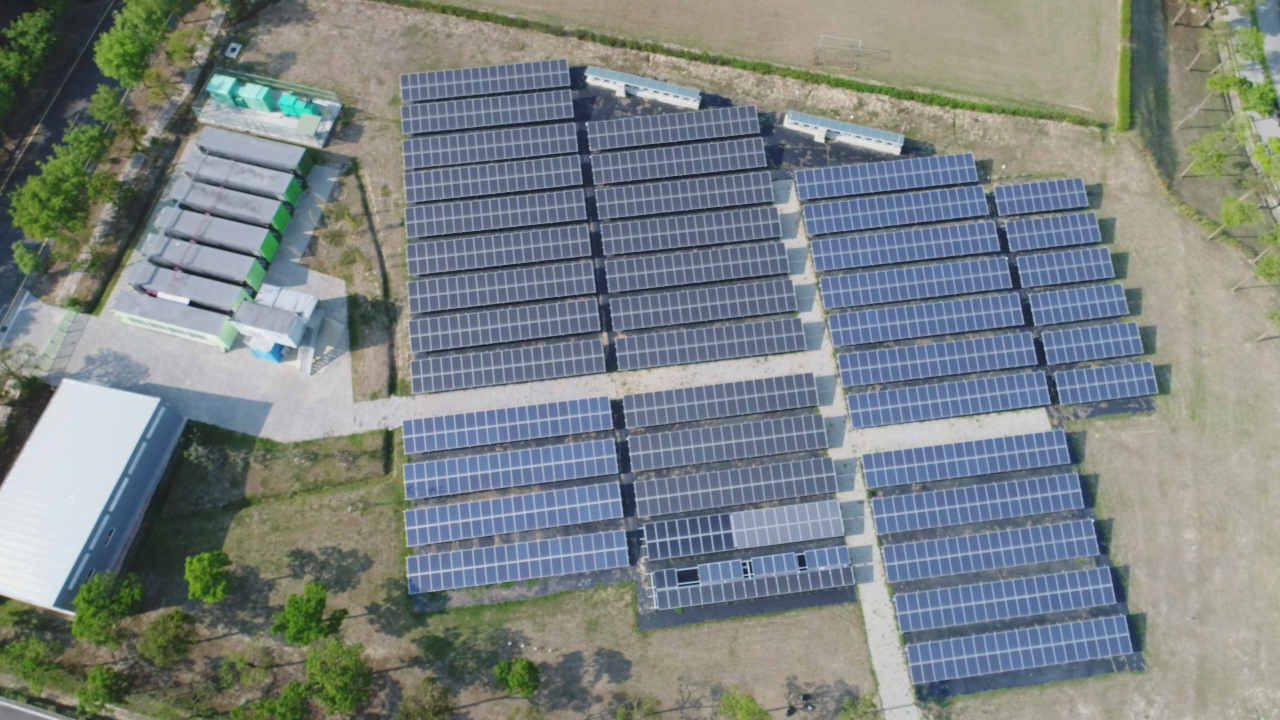
#> input picture HW Med/影像辨識image/太陽模組計數/DJI_0002.JPG, 3840 x 2160 px, given in place of road_back3.avi, which was not available (shown at 1/3 size)
$ python OpticalFlow_test9.py   (older library calls are emulated)
#> lines starting #> are read from the running program, lines starting #| are printed output that depends on the picture; pictures that were not available may be replaced by others from this repository, and a replacement may not be noted
# OpenCV中的稠密光流 Farneback(動態)
# 利用每行角度平均來判斷
import cv2
import numpy as np

ang_grade = 5
mag_grade_min = 40
mag_grade_max = 60

data_buf1=list();data_buf2=list();data_buf3=list();data_buf4=list()
data_buf5=list();data_buf6=list();data_buf7=list();data_buf8=list()

def draw_flow(im,flow,step=8):
    h,w = im.shape[:2] #切片長寬
    y,x = np.mgrid[step/2:h:step,step/2:w:step].reshape(2,-1).astype(int)
    fx,fy = flow[y,x].T

    # create line endpoints
    lines = np.vstack([x,y,x+fx,y+fy]).T.reshape(-1,2,2)
    lines = np.int32(lines)

    # create image and draw
    vis = cv2.cvtColor(im,cv2.COLOR_GRAY2BGR)
    for (x1,y1),(x2,y2) in lines:
        cv2.line(vis,(x1,y1),(x2,y2),(255,0,0),1)
        cv2.circle(vis,(x1,y1),1,(0,255,0),-1)
    return vis

cap = cv2.VideoCapture('road_back3.avi')
width = int(cap.get(cv2.CAP_PROP_FRAME_WIDTH)) #影片(寬)
height = int(cap.get(cv2.CAP_PROP_FRAME_HEIGHT)) #影片(高)
FPS = int(cap.get(cv2.CAP_PROP_FPS)) #影片(品質)
print("Image Size: %d x %d , %d" % (width, height, FPS))
ret,im = cap.read() #第一幀
#> im is the input picture: shape (2160, 3840, 3); mean B, G, R 131.1, 131.6, 123.4
old_gray = cv2.cvtColor(im,cv2.COLOR_BGR2GRAY) #灰階化
hsv = np.zeros_like(im) #掩蓋
hsv[..., 1] = 255 #每一行第一列為255 (飽和度)
#fourcc = 0x00000021 #存取影片
#cv2.VideoWriter_fourcc('H', '2', '6', '4')
#videoWriter = cv2.VideoWriter('./FindPothole_angle.mp4', fourcc , 30, (width, height)) # 建立 VideoWriter 物件，輸出影片至 output.avi

while (cap.isOpened()):
    ret,im = cap.read() #第二幀
    if ret==True :
        new_gray = cv2.cvtColor(im,cv2.COLOR_BGR2GRAY) #灰階化
        Crop_Image = new_gray[200:480,0:719] #擷取視窗[y,x]
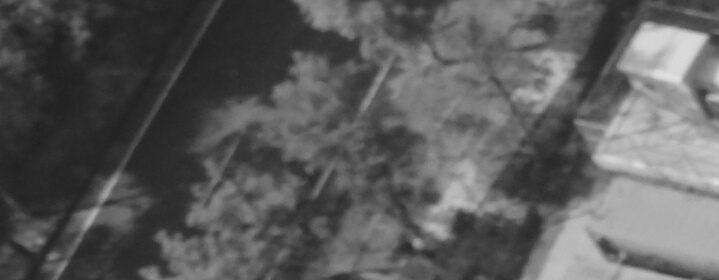
#> Crop_Image: shape (280, 719); min 31, max 225, mean 91.4
        TD_Image = np.zeros_like(Crop_Image) #用來做二質化圖片

        flow = cv2.calcOpticalFlowFarneback(old_gray, new_gray, None, 0.5, 3, 15, 3, 5, 1.2, 0) #獲得Farneback
        OpticalFlow_image = draw_flow(new_gray,flow) #繪畫出光流
#> the loop in draw_flow, `for (x1,y1),(x2,y2) in lines:` made 129600 passes
#> (x1, x2) on passes 1 to 3: (4, 4), (12, 12), (20, 20)
#> after the loop in draw_flow, `for (x1,y1),(x2,y2) in lines:`:
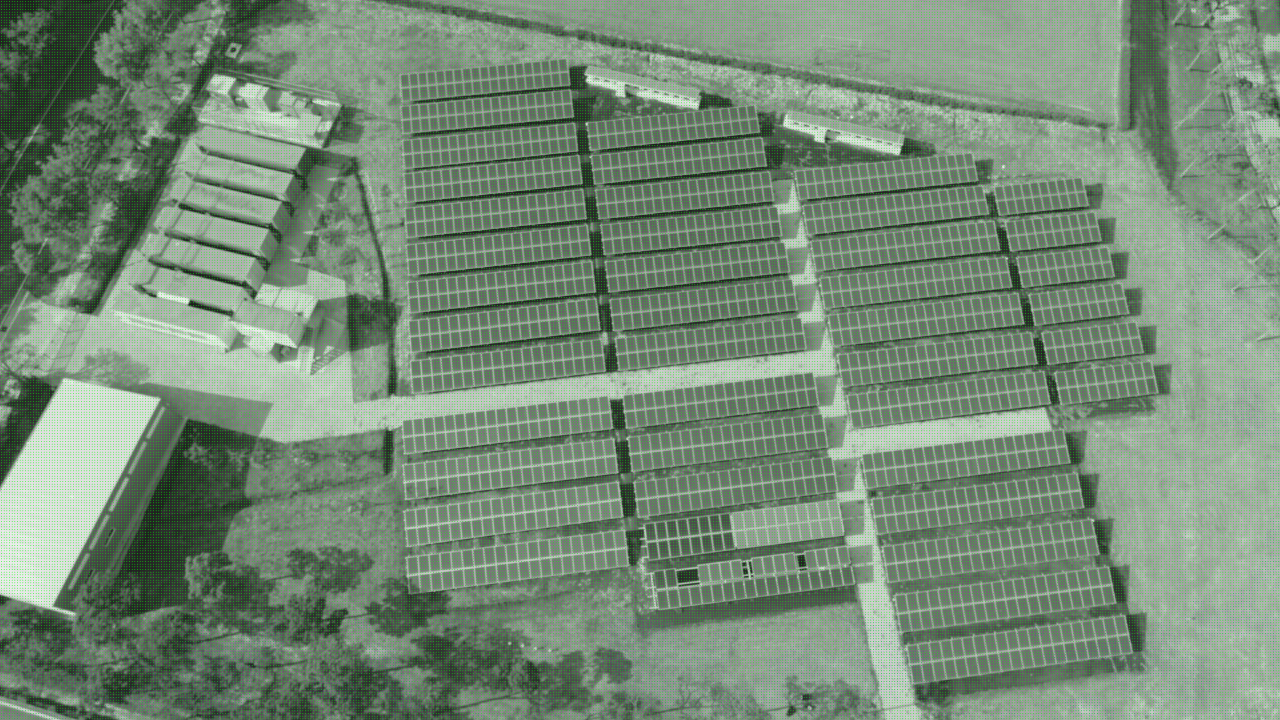
#> vis: shape (2160, 3840, 3) (shown at 1/3 size); mean B, G, R 119.1, 138.7, 118.8

        mag, angle  = cv2.cartToPolar(flow[..., 0], flow[..., 1]) #笛卡爾坐標轉換為極坐標，獲得(強度)(方向)
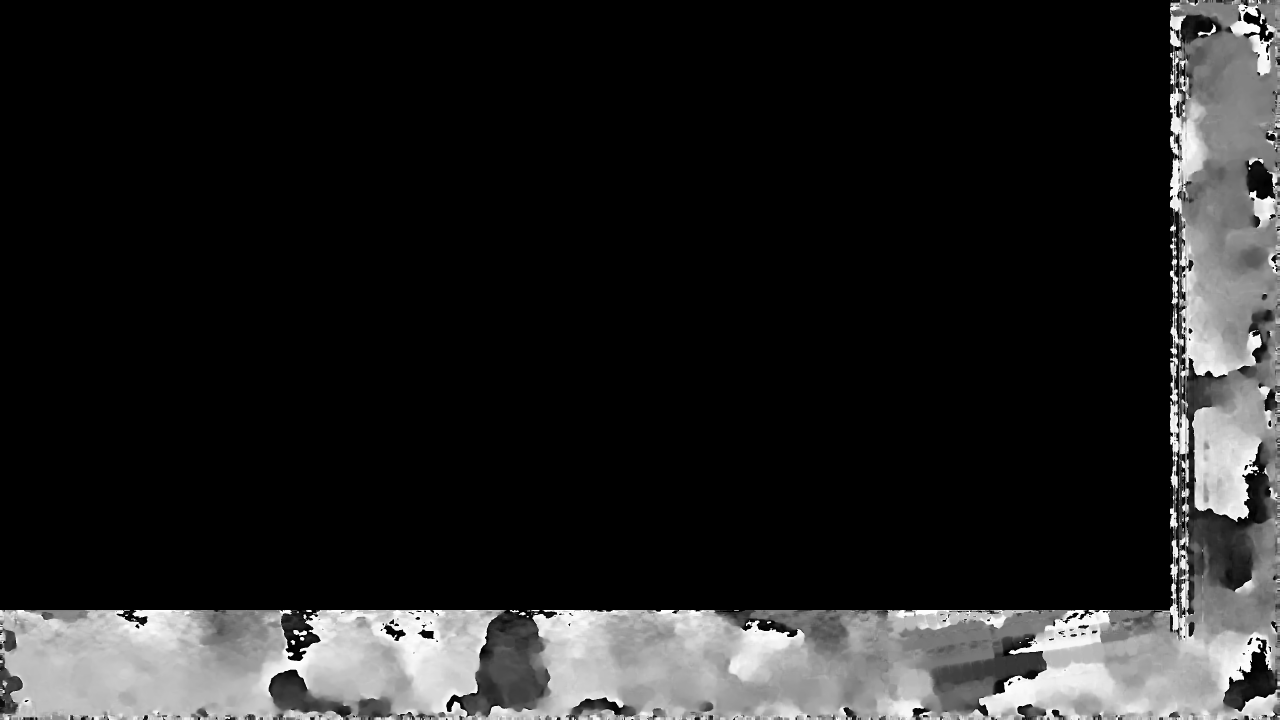
#> angle: shape (2160, 3840) float32 (shown at 1/3 size); min 0, max 6.28, mean 0.851; drawn with min black and max white
        hsv[..., 0] = angle * 180 / np.pi / 2 #(色調) (pi=3.141592)
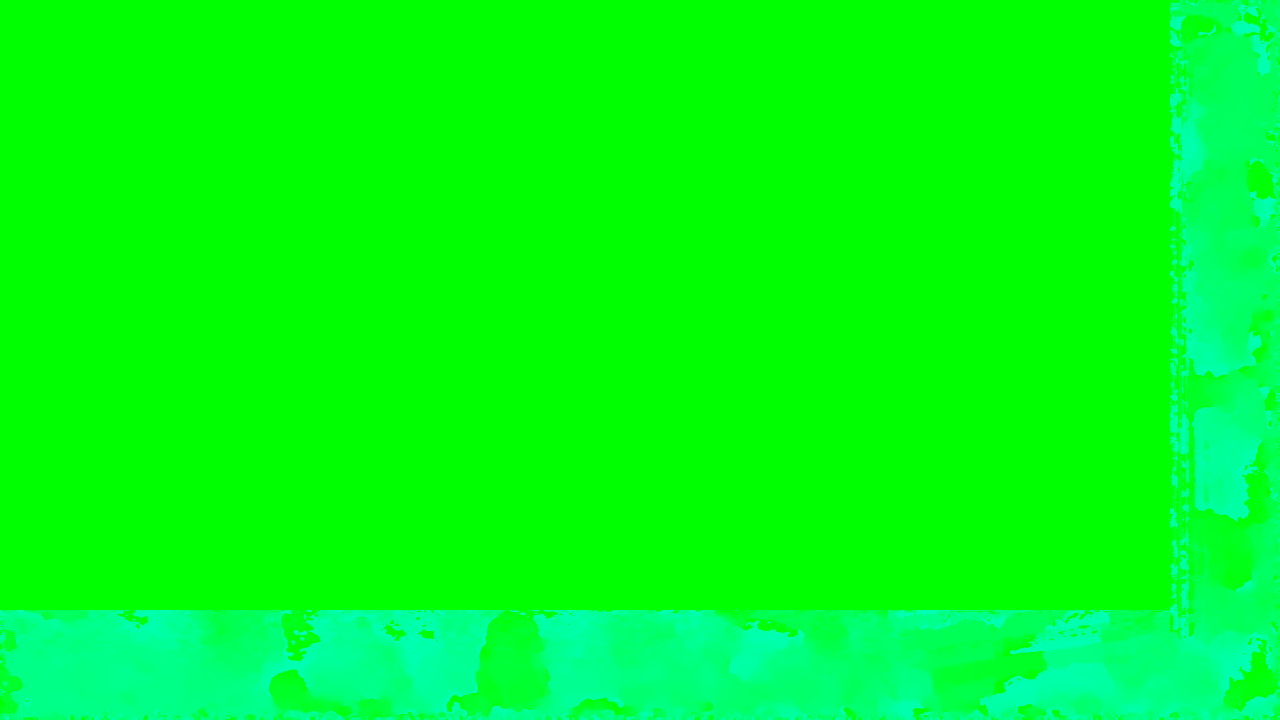
#> hsv: shape (2160, 3840, 3) (shown at 1/3 size); mean of channels 0, 1, 2 24.3, 255, 0; drawn as B, G, R
        hsv[..., 2] = cv2.normalize(mag, None, 0, 255, cv2.NORM_MINMAX) #(明度)
        rgb = cv2.cvtColor(hsv, cv2.COLOR_HSV2BGR) #計算用

        angle_buf = angle * 180 / np.pi / 2
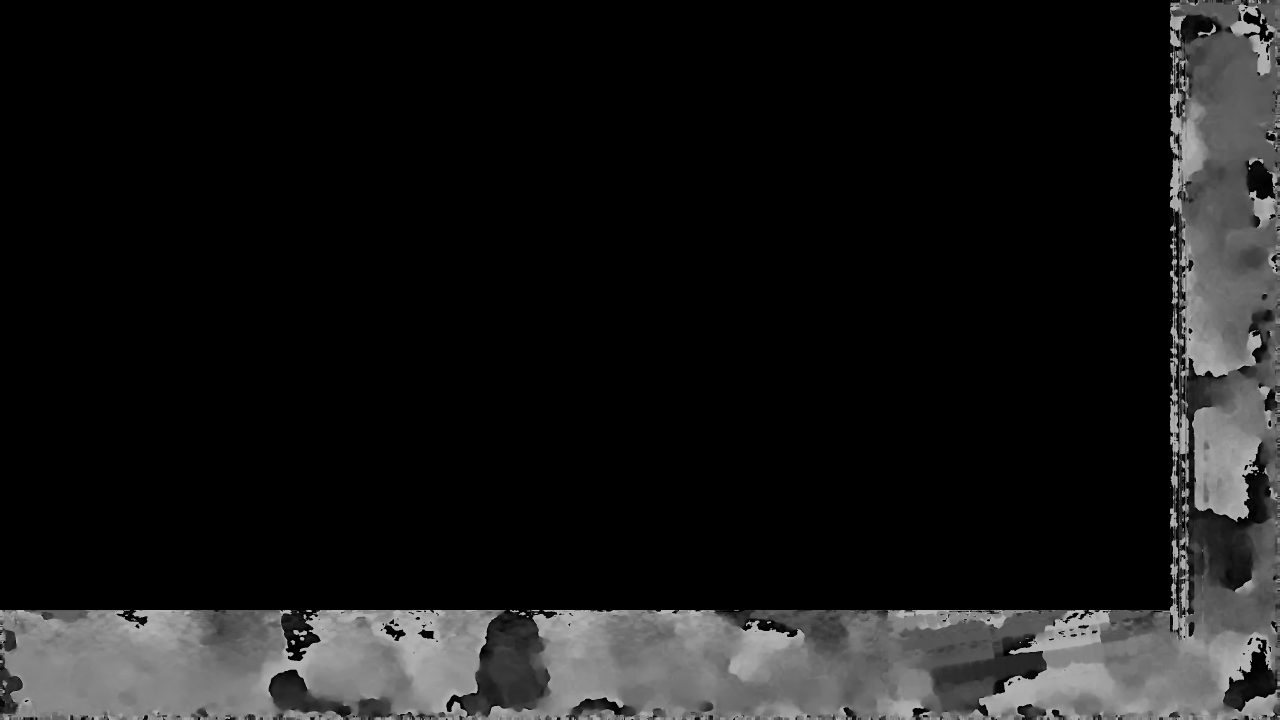
#> angle_buf: shape (2160, 3840) float32 (shown at 1/3 size); min 0, max 180, mean 24.4
        Crop_angle = angle_buf[200:480,0:719] #擷取視窗[y,x]
#> Crop_angle: shape (280, 719) float32; every value is 0
        mag_buf = cv2.normalize(mag, None, 0, 255, cv2.NORM_MINMAX)
        Crop_mag = mag_buf[200:480,0:719] #擷取視窗[y,x]
        ######################################## 算8個空間角度平均
        for y in range(279) :
            for x in range(89) :
                data_buf1.append(angle_buf[y+200][x])
                data_buf2.append(angle_buf[y+200][x+90])
                data_buf3.append(angle_buf[y+200][x+180])
                data_buf4.append(angle_buf[y+200][x+270])
                data_buf5.append(angle_buf[y+200][x+360])
                data_buf6.append(angle_buf[y+200][x+450])
                data_buf7.append(angle_buf[y+200][x+540])
                data_buf8.append(angle_buf[y+200][x+630])
#> after the loop, data_buf1 = 24831 items; data_buf2 = 24831 items; data_buf3 = 24831 items; data_buf4 = 24831 items; data_buf5 = 24831 items; data_buf6 = 24831 items; data_buf7 = 24831 items; data_buf8 = 24831 items
        angle_out1 = sum(data_buf1)/24831;data_buf1.clear()
#> after `angle_out1 = sum(data_buf1) / 24831`: angle_out1 = 0
        angle_out2 = sum(data_buf2)/24831;data_buf2.clear()
#> after `angle_out2 = sum(data_buf2) / 24831`: angle_out2 = 0
        angle_out3 = sum(data_buf3)/24831;data_buf3.clear()
#> after `angle_out3 = sum(data_buf3) / 24831`: angle_out3 = 0
        angle_out4 = sum(data_buf4)/24831;data_buf4.clear()
#> after `angle_out4 = sum(data_buf4) / 24831`: angle_out4 = 0
        angle_out5 = sum(data_buf5)/24831;data_buf5.clear()
#> after `angle_out5 = sum(data_buf5) / 24831`: angle_out5 = 0
        angle_out6 = sum(data_buf6)/24831;data_buf6.clear()
#> after `angle_out6 = sum(data_buf6) / 24831`: angle_out6 = 0
        angle_out7 = sum(data_buf7)/24831;data_buf7.clear()
#> after `angle_out7 = sum(data_buf7) / 24831`: angle_out7 = 0
        angle_out8 = sum(data_buf8)/24831;data_buf8.clear()
#> after `angle_out8 = sum(data_buf8) / 24831`: angle_out8 = 0
        print(angle_out1,angle_out2,angle_out3,angle_out4,angle_out5,angle_out6,angle_out7,angle_out8)
#| 0.0 0.0 0.0 0.0 0.0 0.0 0.0 0.0
        ########################################
        for y in range(279) :
            for x in range(89) :
                #不可接受的範圍
                if (Crop_angle[y][x] < (angle_out1-ang_grade)) or (Crop_angle[y][x] > (angle_out1+ang_grade)): #角度限制
                    if (mag_grade_min < Crop_mag[y][x] < mag_grade_max) : #強度限制
                        TD_Image[y][x] = 255
                #可接受範圍
                else :
                    TD_Image[y][x] = 0
                #不可接受的範圍
                if (Crop_angle[y][x+90] < (angle_out2-ang_grade)) or (Crop_angle[y][x+90] > (angle_out2+ang_grade)):
                    if (mag_grade_min < Crop_mag[y][x+90] < mag_grade_max) :
                        TD_Image[y][x+90] = 255
                #可接受範圍
                else :
                    TD_Image[y][x+90] = 0
                #不可接受的範圍
                if (Crop_angle[y][x+180] < (angle_out3-ang_grade)) or (Crop_angle[y][x+180] > (angle_out3+ang_grade)):
                    if (mag_grade_min < Crop_mag[y][x+180] < mag_grade_max) :
                        TD_Image[y][x+180] = 255
                #可接受範圍
                else :
                    TD_Image[y][x+90] = 0
                #不可接受的範圍
                if (Crop_angle[y][x+270] < (angle_out4-ang_grade)) or (Crop_angle[y][x+270] > (angle_out4+ang_grade)):
                    if (mag_grade_min < Crop_mag[y][x+270] < mag_grade_max) :
                        TD_Image[y][x+270] = 255
                #可接受範圍
                else :
                    TD_Image[y][x+270] = 0
                #不可接受的範圍
                if (Crop_angle[y][x+360] < (angle_out5-ang_grade)) or (Crop_angle[y][x+360] > (angle_out5+ang_grade)):
                    if (mag_grade_min < Crop_mag[y][x+360] < mag_grade_max) :
                        TD_Image[y][x+360] = 255
                #可接受範圍
                else :
                    TD_Image[y][x+360] = 0
                #不可接受的範圍
                if (Crop_angle[y][x+450] < (angle_out6-ang_grade)) or (Crop_angle[y][x+450] > (angle_out6+ang_grade)):
                    if (mag_grade_min < Crop_mag[y][x+450] < mag_grade_max) :
                        TD_Image[y][x+450] = 255
                #可接受範圍
                else :
                    TD_Image[y][x+450] = 0
                #不可接受的範圍
                if (Crop_angle[y][x+540] < (angle_out7-ang_grade)) or (Crop_angle[y][x+540] > (angle_out7+ang_grade)):
                    if (mag_grade_min < Crop_mag[y][x+540] < mag_grade_max) :
                        TD_Image[y][x+540] = 255
                #可接受範圍
                else :
                    TD_Image[y][x+540] = 0
                #不可接受的範圍
                if (Crop_angle[y][x+630] < (angle_out8-ang_grade)) or (Crop_angle[y][x+630] > (angle_out8+ang_grade)):
                    if (mag_grade_min < Crop_mag[y][x+630] < mag_grade_max) :
                        TD_Image[y][x+630] = 255
                #可接受範圍
                else :
                    TD_Image[y][x+630] = 0

        ret, contours, hierarchy = cv2.findContours(TD_Image,cv2.RETR_EXTERNAL,cv2.CHAIN_APPROX_SIMPLE)
#> ret: shape (280, 719); every value is 0
#> contours = []
        im_buf = im[200:480,0:719] #用來繪畫輪廓
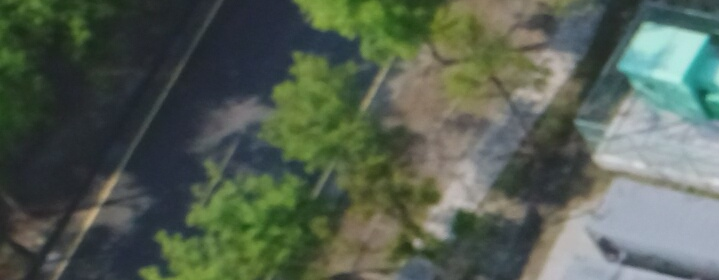
#> im_buf: shape (280, 719, 3); mean B, G, R 83.4, 96.2, 85.2
        cv2.drawContours(im_buf,contours,-1,(0,0,255),1)

        for c in contours:
            if cv2.contourArea(c) > 50:
                (x, y, w, h) = cv2.boundingRect(c)# 檢測輪廓
                cv2.rectangle(im_buf, (x,y), (x+w,y+h), (255,255,0), 2)# 繪製檢測結果
#> this loop made 0 passes

        cv2.imshow("Image",im) #原始影片
        cv2.imshow("TD_Image",TD_Image)
        cv2.imshow('OpticalFlow',OpticalFlow_image) #光流影片

        if cv2.waitKey(10) == 27:
#> (key Esc is pressed here)
            break

        old_gray = new_gray # 第一幀 = 第二幀
        #videoWriter.write(im) #輸出影片 要等...
    else :
        break

cap.release()
#videoWriter.release()
cv2.destroyAllWindows()
